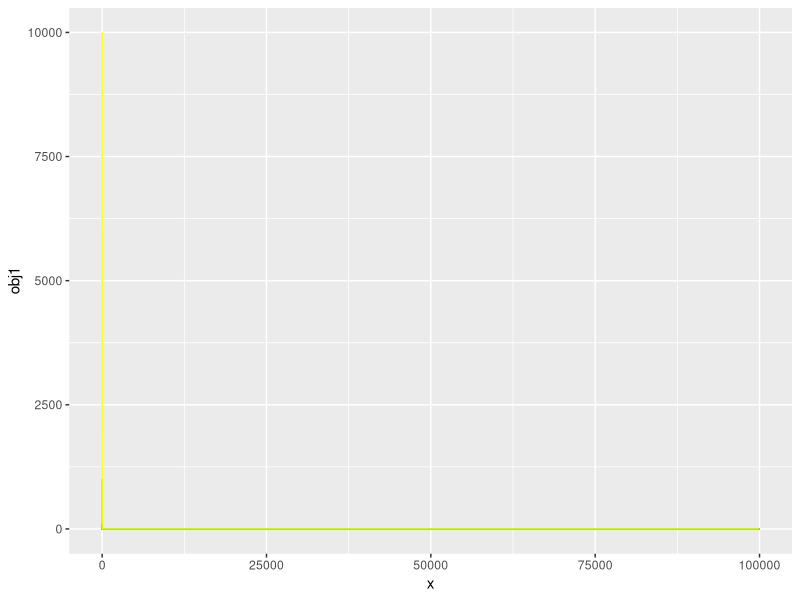

Source code (R):
## ---- chunk 1
contracao = function(c, A, n) {
  x = vector()
  x[1] = c
  
  for(i in 2:n){
    x[i] = A*x[i-1]
  }
  
  return(x)
}

n = 100000
A = .2 
# A dá a taxa de convergência ao ponto fixo
#vamos alterar as condições inciais drasticamente

obj1 = contracao(c = 10, A = A, n = n) 
obj2 = contracao(c = 100, A = A, n = n)
obj3 = contracao(c = 1000, A = A, n = n)
obj4 = contracao(c = 10000, A = A, n = n)
x = seq(0, n-1, by = 1)

dados = data.frame(primeiro = obj1, segundo = obj2,
                   terceiro = obj3, quarto = obj4,
                   x = x)

library(ggplot2)
library(dplyr)

ggplot(dados, aes(x = x))+
  geom_line(aes(y = obj1), color = "red")+
  geom_line(aes(y = obj2), color = "blue")+
  geom_line(aes(y = obj3), color = "green")+
  geom_line(aes(y = obj4), color = "yellow")

